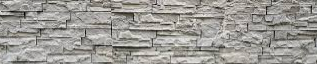
#> input picture Pendulum wall.png, 317 x 64 px; its folder holds only this picture in this run
$ python PendulumPython.py
#> lines starting #> are read from the running program, lines starting #| are printed output that depends on the picture

# -*- coding: utf-8 -*-
"""
Created on Fri Jun 19 22:40:25 2020

@author: PANKAJ
"""

#Importing the required modules
import numpy as np
from scipy.integrate import odeint
import matplotlib.pyplot as plt
import math
from PIL import Image
import matplotlib.image as image
import glob


#Defining the function to return the value of dtheta_dt

def model(theta,t,b,g,l,m):
    theta1= theta[0]
    theta2=theta[1]
    dtheta1_dt=theta2
    dtheta2_dt=(-b/m)*theta2-(g/l)*math.sin(theta1)
    dtheta_dt=[dtheta1_dt,dtheta2_dt]
    return dtheta_dt

#Input values for the pendulum

b=0.05
g=9.81
l=1.0
m=1.0


#Initial Condition
theta_0=[0,3]

#Time Intervals

t= np.linspace(0,20,200)

#Solving the differential equation
theta=odeint(model,theta_0,t,args=(b,g,l,m))

#Plotting  the results
#Plotting the angular displacement
plt.plot(t,theta[:,0],'b-',label=r'$\frac{d\theta1}{dt}=\theta2$')
#Plotting the angular velocity
plt.plot(t,theta[:,1],'r-',label=r'$\frac{d\theta2}{dt}=-\frac{b}{m}\theta2-\frac{g}{l}sin\theta1$')
plt.legend(loc='best')
plt.ylabel('Plot')
plt.xlabel('Time')
plt.show()
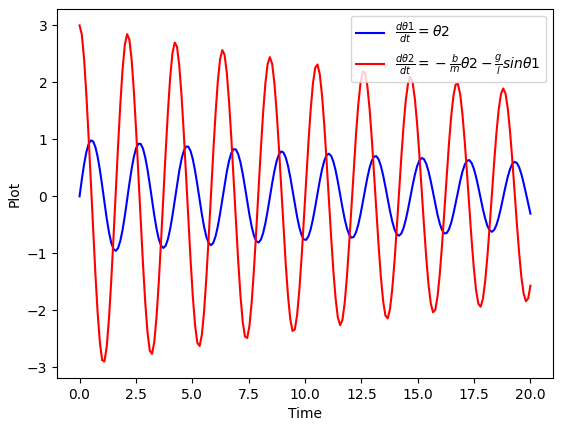
#> figure drawn by matplotlib, 1 panel; curve peaks at x = 0.503, y = 0.982; curve peaks at x = 0, y = 3


#Creating the Animation
c=1  #Creating the counter loop variables
frames = [] #Thee images created would be appended
imgs = glob.glob("*.png") #Using gllob method to extract .png files

for x in theta[:,0]:
    x0=0
    y0=0
    x1=l*math.sin(x)
    y1=-l*math.cos(x)
    #getting an image of wall as the base of the pendulum
    im = Image.open("Pendulum wall.png")
#> im is the input picture: PIL image 317x64 RGBA; mean R, G, B, A 157.2, 155.2, 150.4, 255


    filename=str(c)+'.png'
    c=c+1
    plt.figure()
    #plotting the image file and setting the axes and location
    fig, ax = plt.subplots()

    ax.imshow(im,aspect='auto',extent=(-1.0,1.0,0.0,0.5),alpha=0.5)


    #PLotting the String of the Pendulum
    plt.plot([x0,x1],[y0,y1],'r')
    #PLotting the Ball of the Pendulum
    plt.plot(x1,y1,'o',markersize=20)

    plt.xlim([-1.5,1.5])
    plt.ylim([-1.5,1.5])
    plt.title('Animation of Pendulum using Python')
    #Saving the figures with their file names
    plt.savefig(filename)
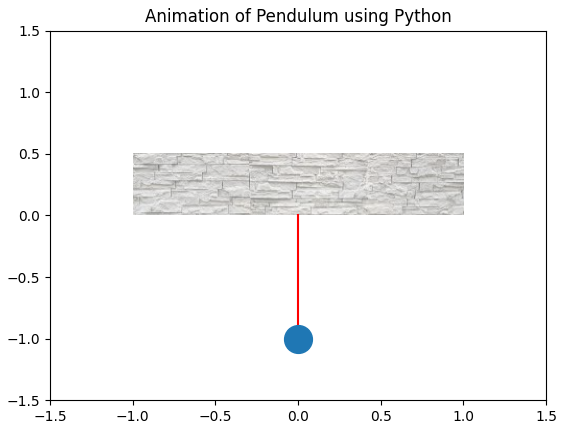
#> figure drawn by matplotlib, 1 panel
    plt.close()
    for i in filename:
    			new_frame = Image.open(filename)
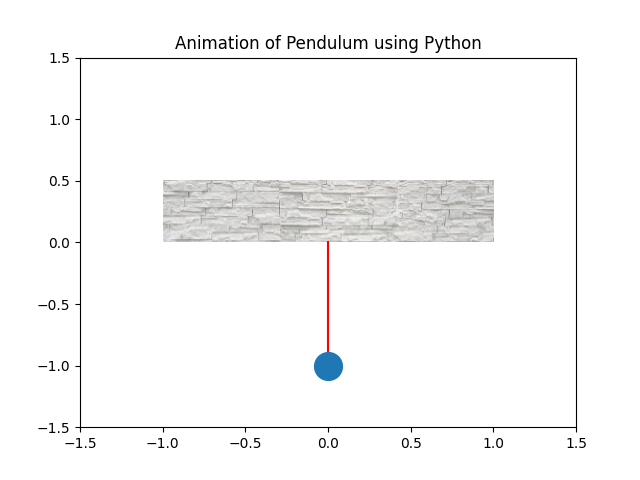
#> new_frame: PIL image 640x480 RGBA; mean R, G, B, A 248, 247.9, 247.9, 255
    			frames.append(new_frame)


		# Create the frames from the extracted files from glob

# Saving into a GIF file that loops forever
#> (the run stopped early here; a loop or call above may not have finished)
